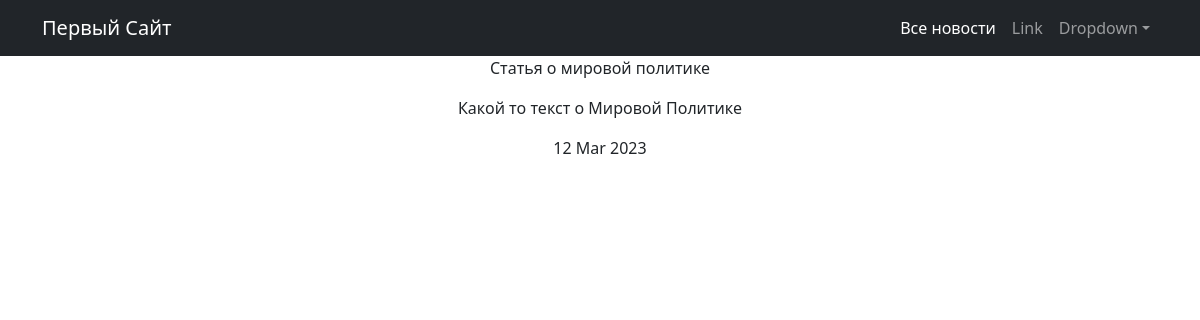
Page /newsapp/news/2 on the committed database.
### newsapp/models.py (models this page shows, shortened)
class Post(models.Model):
    Author = models.ForeignKey(Author, on_delete=models.CASCADE)
    NEWS = 'NW'
    ARTICLE = 'AR'
    CATEGORY_CHOICES = (
        (NEWS, 'Новость'),
        (ARTICLE, 'Статья')
    )
    categoryType = models.CharField(max_length=2, choices=CATEGORY_CHOICES, default=ARTICLE)
    dateCreation = models.DateTimeField(auto_now_add=True)
    postCategory = models.ManyToManyField(Category, through='PostCategory')
    title = models.CharField(max_length=128)
    text = models.TextField()
    rating = models.SmallIntegerField(default=0)

### newsapp/views.py (the view)
# urls.py: path('news/<int:id>', detail, name='detail')
def detail(reqest, id):
    new = Post.objects.get(id__iexact=id)
    return render(reqest, 'detail.html', context={'new': new})

### newsapp/templatetags/custom_filters.py (called while the page is built)
@register.filter()
def censor(text: str):
    text_list = text.split()
    for i in range(len(text_list)):
        for c in BAD_WORDS:
            if text_list[i].find(c) >= 0:
                repl_word = c[0] + (len(c) - 1) * '*'
                text_list[i] = text_list[i].replace(c, repl_word)
    return ' '.join(text_list)

### newsapp/templates/newsapp/detail.html
{% extends 'default.html' %}
{% load custom_filters %}
{% block title %}
<p>{{ new.title|censor }} </p>
<p>{{ new.text|censor }}</p>
<p>{{ new.dateCreation|date:"d M Y"}}</p>
{% endblock %}

### newsapp/templates/newsapp/default.html (shortened to what this page needs)
<!DOCTYPE html>
{% load static %}
{% load custom_filters %}
<html lang="en">
    <head>
        <link href="{% static 'css/styles.css' %}" rel="stylesheet" />
    </head>
    <body>
        <nav class="navbar navbar-expand-lg navbar-dark bg-dark">
            <div class="container">
                <a class="navbar-brand" href="#">Первый Сайт</a>
                <div class="collapse navbar-collapse" id="navbarSupportedContent">
                    <ul class="navbar-nav ms-auto mb-2 mb-lg-0">
                        <li class="nav-item"><a class="nav-link active" aria-current="page" href="/newsapp/news/#">Все новости</a></li>
                        <li class="nav-item"><a class="nav-link" href="#">Link</a></li>
                        <li class="nav-item dropdown">
                            <a class="nav-link dropdown-toggle" id="navbarDropdown" href="#" role="button" data-bs-toggle="dropdown" aria-expanded="false">Dropdown</a>
                        </li>
                    </ul>
                </div>
            </div>
        </nav>
        <div class="container">
           <div class="row">
               <div class="col-lg-12 text-center">
                   {% block title %}
                   {% endblock %}
               </div>
           </div>
        </div>
    </body>
</html>

### rows in the picture
Post: title|censor "Статья о мировой политике", text|censor "Какой то текст о Мировой Политике", dateCreation "12 Mar 2023"
